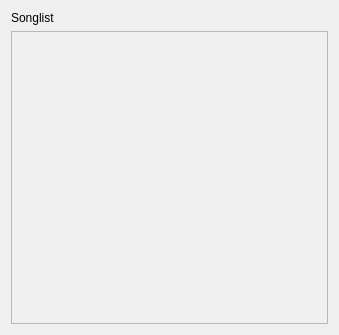
<?xml version="1.0" encoding="UTF-8"?>
<ui version="4.0">
 <class>Songlist</class>
 <widget class="QWidget" name="Songlist">
  <property name="geometry">
   <rect>
    <x>0</x>
    <y>0</y>
    <width>339</width>
    <height>335</height>
   </rect>
  </property>
  <property name="windowTitle">
   <string>Form</string>
  </property>
  <layout class="QHBoxLayout" name="horizontalLayout">
   <item>
    <layout class="QVBoxLayout" name="Songlist_area">
     <item>
      <widget class="QLabel" name="Songlist_label">
       <property name="enabled">
        <bool>true</bool>
       </property>
       <property name="text">
        <string>Songlist</string>
       </property>
      </widget>
     </item>
     <item>
      <widget class="QScrollArea" name="Songlist_scrollArea">
       <property name="widgetResizable">
        <bool>true</bool>
       </property>
       <widget class="QWidget" name="Contents">
        <property name="geometry">
         <rect>
          <x>0</x>
          <y>0</y>
          <width>317</width>
          <height>295</height>
         </rect>
        </property>
        <layout class="QVBoxLayout" name="verticalLayout_6"/>
       </widget>
      </widget>
     </item>
    </layout>
   </item>
  </layout>
 </widget>
 <resources/>
 <connections/>
</ui>
